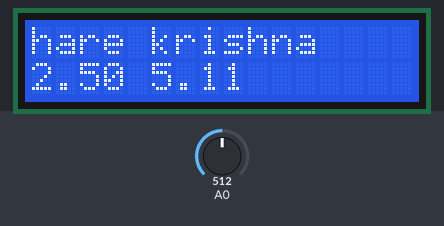
A sketch run on a simulated Arduino Uno, built with avr-gcc and run on an emulated ATmega328P. On the bench: 16×2 character LCD. The test bench sets the inputs (shaded band); at power-on: A0 = 512.

Above: at 1.2 s.
1.3 s: A0 set to 716
At 2.5 s:
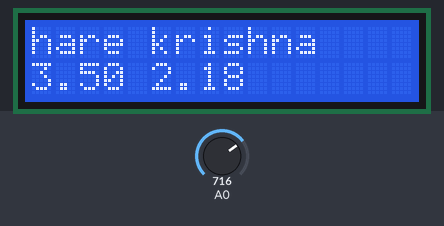
2.8 s: A0 set to 900
At 3.8 s:
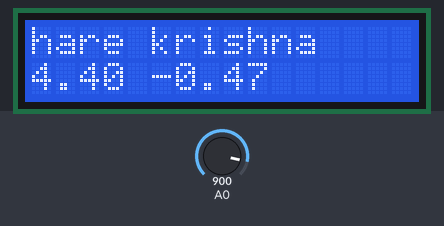
4.3 s: A0 set to 1023
At 4.9 s:
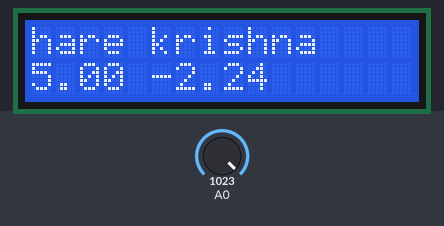
Timing chart, 0 to 7.3 s (numbered marks = the images above; inputs shaded):
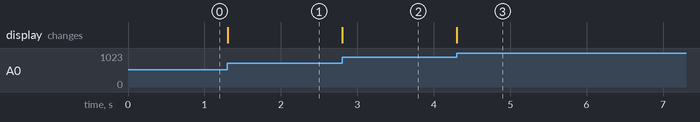

The sketch:

arduino.ino
```cpp
#include<LiquidCrystal.h>
#include<EEPROM.h>
 int t = 12; // tank capacity
 float a = 4.24 ;// votage at fuel indicator 0 level
const int rs = 12, en = 11, d4 = 5, d5 = 4, d6 = 3, d7 = 2;
LiquidCrystal lcd(rs, en, d4, d5, d6, d7);
  // maximum voltage
void setup() {
  // put your setup code here, to run once:
  lcd.begin(16, 2);
  // Print a message to the LCD.
  lcd.print("hare krishna");

}

void loop() {

  int s = analogRead(A0);// read the analog resistance value or value of fuel guage resistANCE

  float voltage = s * (5.0 / 1023.0); // convet resistance into voltage

  // put your main code here, to run repeatedly:

 float r = a - voltage; // calculting the change when tank is at initial to the petrol added in terms of voltage
 float petrol = (r/0.34);// for 12 litre  tank 1 litre= 0.34 and d is the value of petrol now in tank


 lcd.setCursor(0,1);
 lcd.print(voltage);

 lcd.setCursor(5,1);
 lcd.print( petrol);

 //lcd.setCursor(11,1);
 //lcd.print(r);
}
```

Measured:
- after the input at 1.3 s, the display: changes at once (image 1)
- after the input at 2.8 s, the display: changes at once (image 2)
- after the input at 4.3 s, the display: changes at once (image 3)
